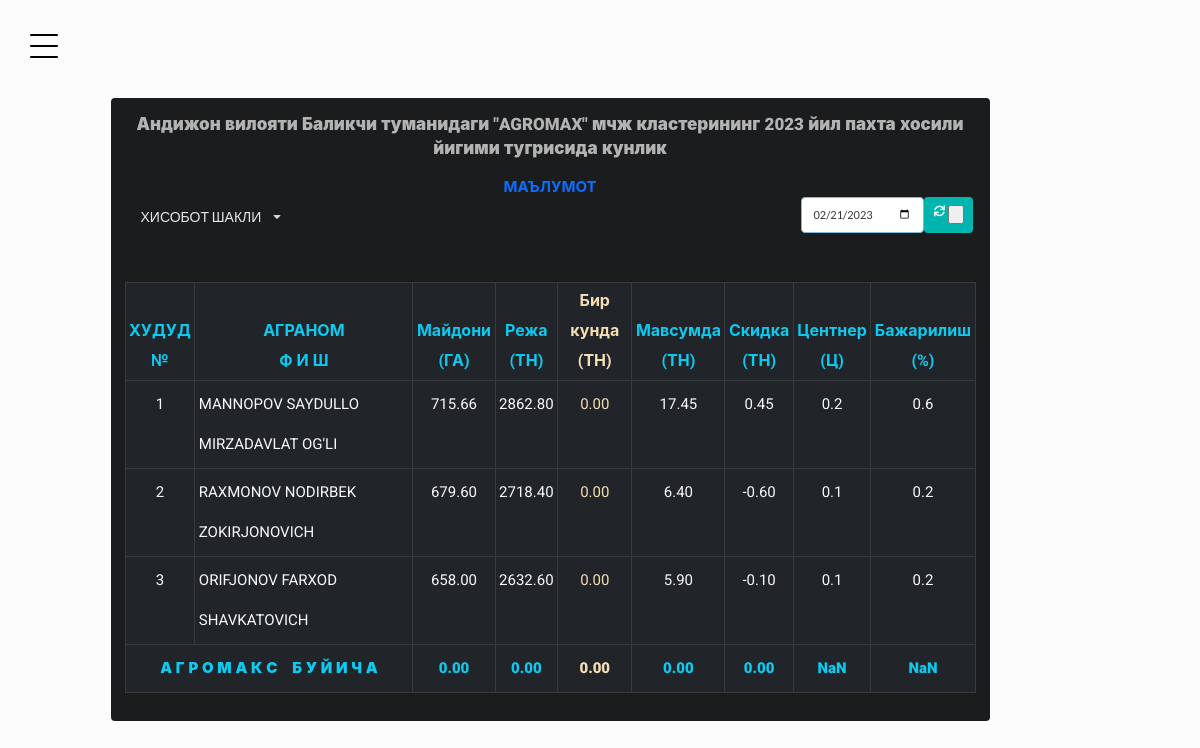
Page /home/hudud/ (signed in) on the committed database.
### Home/models.py (models this page shows, shortened)
class Hudud(models.Model):
    h_num=models.IntegerField()
    Agranom_full_name=models.CharField(max_length=200)

### Home/views.py (the view)
# urls.py: path('hudud/',hudud_p,name="hudud_p"),
def hudud_p(request):
    user=request.user.profile
    date=request.GET.get("date")
    date=datenow(date)
    hudud1=hudud(Hudud,1)
    birkunda=hudud_b(Hudud,1,date)
    print(birkunda)
    hudud_1=zip(hudud1,birkunda)
    hudud2=hudud(Hudud,2)
    birkunda=hudud_b(Hudud,2,date)
    hudud_2=zip(hudud2,birkunda)
    hudud3=hudud(Hudud,3)
    birkunda=hudud_b(Hudud,3,date)
    print(hudud3,birkunda)
    hudud_3=zip(hudud3,birkunda)
    context={"hudud_1":hudud_1,"hudud_2":hudud_2,"hudud_3":hudud_3,"date":date}
    return render (request,'hudud/hudud.html',context)

### Home/full.py (called while the page is built)
def datenow(date):
    if date is None:
        x=datetime.datetime.now()
        date=x.strftime("%Y-%m-%d")
    else:
        date=date
    return date

def hudud(obj,hudud):
    result=obj.objects.filter(h_num=hudud).annotate(
                        kond_hudud_sums=Sum(F('brigada__paxta__kond')/1000, output_field=FloatField()),
                        gektar_hudud=Sum(('brigada__P_gektar'), output_field=FloatField()),
                        reja_hudud=Sum(('brigada__P_reja'), output_field=FloatField()),
                        sums_skidka=Sum('brigada__paxta__kond')/1000-Sum('brigada__paxta__sofVazn')/1000,
                        sent=Sum('brigada__paxta__kond')/1000/Sum("brigada__P_gektar")*10,
                        bajarilish=Sum('brigada__paxta__kond')/Sum('brigada__P_reja')/10,
                        )
    result=result.values("kond_hudud_sums","h_num",'gektar_hudud',"Agranom_full_name","sums_skidka","sent","bajarilish","reja_hudud")
    return result

def hudud_b(obj,num_hudud,data):
    result=obj.objects.filter(h_num=num_hudud,brigada__paxta__date=data).aggregate(birkunda=Sum('brigada__paxta__kond')/1000)
    return [result]

### Home/templates/hudud/hudud.html (shortened to what this page needs)
{% extends "home/home.html" %}
{% block content %}
            <div class="row" >
                <div class="col-sm-12">
                    <div class="ui raised segment mb-1 center aligned inverted  text-primary " >
                        <p style="font-weight: 900; font-size: 17px;">Андижон вилояти Баликчи туманидаги "AGROMAX" мчж  кластерининг 2023 йил пахта хосили йигими тугрисида кунлик</p>
                        <div class="row">
                            <div class="col-sm-12 col-md-12 col-xl-12 text-center">
                                <h4>МАЪЛУМОТ</h4>
                            </div>
                            <div class="col-sm-12 col-md-6 col-xl-6 text-left" style="text-align: left;">
                                <div class="ui compact menu inverted">
                                    <div class="ui simple dropdown item">
                                      ХИСОБОТ ШАКЛИ
                                      <i class="dropdown icon"></i>
                                    </div>
                                </div>
                            </div>
                            <div class="col-sm-12 col-md-6 col-xl-6 text-right pb-2" style="text-align: right;">
                                <form method="get" >
                                    <div class="ui input focus mini ">
                                            <input id="date" type="date" name="date" value="{{date}}">
                                        <div class="ui icon button teal mini">
                                            <i class="refresh icon"></i>
                                            <input id="submit" type="submit" value="">
                                          </div>
                                      </div>
                                </form>
                            </div>
                            <div class="col-sm-12 col-md-12 col-lg-12">
                                {% include 'hudud/hudud-inc.html' %}
                            </div>
                        </div>
                    </div>
                </div>
            </div>
{% endblock %}
{% block js %}
{% load static %}
{% endblock %}

### Home/templates/hudud/hudud-inc.html
<div class="table-responsive d-lg-md-none pt-5">
    <table  class="table-bordered table table-sm  text-center  table-dark table-hover text-light " style="line-height: 40px; font-size: 15px;">
      <thead>
        <tr style="line-height: 30px; font-size: 16px;" class="text-info">
          <th >ХУДУД <br> №</th>
          <th class="text-center">АГРАНОМ <br> Ф И Ш</th>
          <th>Майдони  <br>(ГА)</th>
          <th>Режа <br>(ТН)</th>
          <th style="color: wheat;">Бир кунда<br>(ТН)</th>
          <th>Мавсумда<br>(ТН)</th>
          <th>Скидка<br>(ТН)</th>
          <th>Центнер <br>(Ц)</th>
          <th>Бажарилиш<br>(%)</th>
        </tr>
      </thead>
      <tbody>
        {%  for i,j in hudud_1 %}
        <tr>
          <td >{{i.h_num }}</td>
          <td class="" style="text-align: left;" >{{i.Agranom_full_name}}</td>
          <td class="gektar_agro">{{i.gektar_hudud|floatformat:2|default_if_none:"0"|floatformat:2}}</td>
          <td class="reja_agro">{{i.reja_hudud|default_if_none:"0"|floatformat:2}}</td>
          <td class="birkunda_agro" style="color: wheat;">{{j.birkunda|default_if_none:"0"|floatformat:2}}</td>
          <td class="mavsumda_agro">{{i.kond_hudud_sums|default_if_none:"0"|floatformat:2}}</td>
          <td class="skidka_agro" >{{i.sums_skidka|default_if_none:"0"|floatformat:2}}</td>
          <td class="sentner_agro">{{i.sent|default_if_none:"0"|floatformat:1}}</td>
          <td class="bajarilish_agro">{{i.bajarilish|default_if_none:"0"|floatformat:1}}</td>
        </tr>
        {% endfor %}
        {%  for i,j in hudud_2 %}
        <tr>
          <td >{{i.h_num }}</td>
          <td class="" style="text-align: left;" >{{i.Agranom_full_name}}</td>
          <td class="gektar_agro">{{i.gektar_hudud|floatformat:2|default_if_none:"0"|floatformat:2}}</td>
          <td class="reja_agro">{{i.reja_hudud|default_if_none:"0"|floatformat:2}}</td>
          <td class="birkunda_agro" style="color: wheat;">{{j.birkunda|default_if_none:"0"|floatformat:2}}</td>
          <td class="mavsumda_agro">{{i.kond_hudud_sums|default_if_none:"0"|floatformat:2}}</td>
          <td class="skidka_agro" >{{i.sums_skidka|default_if_none:"0"|floatformat:2}}</td>
          <td class="sentner_agro">{{i.sent|default_if_none:"0"|floatformat:1}}</td>
          <td class="bajarilish_agro">{{i.bajarilish|default_if_none:"0"|floatformat:1}}</td>
        </tr>
        {% endfor %}
        {%  for i,j in hudud_3 %}
        <tr>
          <td >{{i.h_num }}</td>
          <td class="" style="text-align: left;" >{{i.Agranom_full_name}}</td>
          <td class="gektar_agro">{{i.gektar_hudud|floatformat:2|default_if_none:"0"|floatformat:2}}</td>
          <td class="reja_agro">{{i.reja_hudud|default_if_none:"0"|floatformat:2}}</td>
          <td class="birkunda_agro" style="color: wheat;">{{j.birkunda|default_if_none:"0"|floatformat:2}}</td>
          <td class="mavsumda_agro">{{i.kond_hudud_sums|default_if_none:"0"|floatformat:2}}</td>
          <td class="skidka_agro" >{{i.sums_skidka|default_if_none:"0"|floatformat:2}}</td>
          <td class="sentner_agro">{{i.sent|default_if_none:"0"|floatformat:1}}</td>
          <td class="bajarilish_agro">{{i.bajarilish|default_if_none:"0"|floatformat:1}}</td>
        </tr>
        {% endfor %}
        </tbody>
        <tfoot class="text-info">
          <tr style="font-weight: 900;">
            <td colspan="2" class="center aligned">&nbsp;А&nbsp;Г&nbsp;Р&nbsp;О&nbsp;М&nbsp;А&nbsp;К&nbsp;С&nbsp;&nbsp;&nbsp; Б&nbsp;У&nbsp;Й&nbsp;И&nbsp;Ч&nbsp;А&nbsp;</td>
            <td id="agro_sum1"></td>
            <td id="agro_sum2"></td>
            <td style="color:wheat ;" id="agro_sum3"></td>
            <td id="agro_sum4"></td>
            <td id="agro_sum5"></td>
            <td id="agro_sum6"></td>
            <td id="agro_sum7"></td>
          </tr>
        </tfoot>
      </table>
  </div>

### Home/static/css/style.css (style rules this page uses)
body { font-family: "Roboto", -apple-system, BlinkMacSystemFont, "Segoe UI", Roboto, "Helvetica Neue", Arial, "Noto Sans", sans-serif, "Apple Color Emoji", "Segoe UI Emoji", "Segoe UI Symbol", "Noto Color Emoji"; background-color: #fcfcfc; }
p { color: #b3b3b3; font-weight: 300; }
h1, h2, h3, h4, h5, h6, .h1, .h2, .h3, .h4, .h5, .h6 { font-family: "Roboto", -apple-system, BlinkMacSystemFont, "Segoe UI", Roboto, "Helvetica Neue", Arial, "Noto Sans", sans-serif, "Apple Color Emoji", "Segoe UI Emoji", "Segoe UI Symbol", "Noto Color Emoji"; }
body { position: relative; }
body:before { position: absolute; content: ""; z-index: 1; top: 0; left: 0; right: 0; bottom: 0; background-color: rgba(0, 0, 0, 0.05); opacity: 1; visibility: hidden; -webkit-transition: .3s all ease-in-out; -o-transition: .3s all ease-in-out; transition: .3s all ease-in-out; }

### rows in the picture
Hudud: h_num "1", Agranom_full_name "MANNOPOV SAYDULLO MIRZADAVLAT OG'LI", gektar_hudud "715.66", reja_hudud "2862.80", birkunda "0.00", kond_hudud_sums "17.45", sums_skidka "0.45", sent "0.2", bajarilish "0.6"
Hudud: h_num "2", Agranom_full_name "RAXMONOV NODIRBEK ZOKIRJONOVICH", gektar_hudud "679.60", reja_hudud "2718.40", birkunda "0.00", kond_hudud_sums "6.40", sums_skidka "-0.60", sent "0.1", bajarilish "0.2"
Hudud: h_num "3", Agranom_full_name "ORIFJONOV FARXOD SHAVKATOVICH", gektar_hudud "658.00", reja_hudud "2632.60", birkunda "0.00", kond_hudud_sums "5.90", sums_skidka "-0.10", sent "0.1", bajarilish "0.2"
